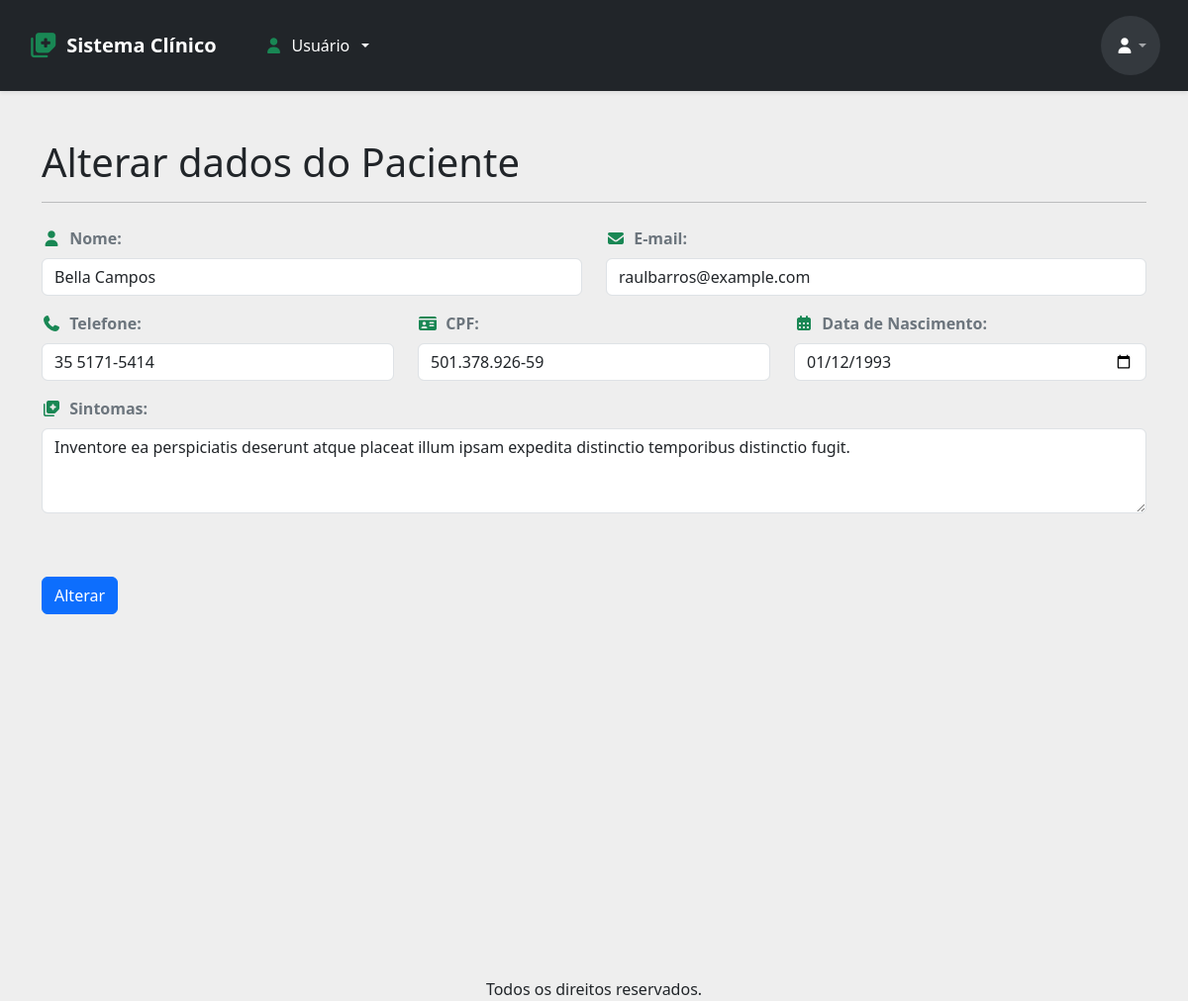
The app's page /alterarPaciente/162 (signed in) with its own data.
### apps/crud/models.py (models this page shows, shortened)
class Paciente(models.Model):
    codigo_paciente = models.AutoField(primary_key=True)
    nome = models.CharField(null=False, blank=False)
    cpf = models.CharField(max_length=14, unique=True, null=False, blank=False)
    email = models.EmailField(unique=True, null=False, blank=False)
    telefone = models.CharField(max_length=15, null=False, blank=False)
    data_nascimento = models.DateField(null=False, blank=False)
    sintomas = models.TextField(null=True, blank=True)

### apps/crud/views.py (the view)
# urls.py: path('alterarPaciente/<int:codigo_paciente>', views.alterar_paciente, name='alterar_paciente'),
@login_required
def alterar_paciente(request,codigo_paciente):
    paciente = Paciente.objects.get(codigo_paciente=codigo_paciente)
    if request.method == 'POST':
        form = PacienteForm(request.POST, instance=paciente)
        if form.is_valid():
            form.save()
            return redirect('index')
    else:
        form = PacienteForm(instance=paciente)
    return render(request, 'alterar_dados.html',{
        'form':form,
        'paciente':paciente,
    })

### apps/crud/templates/alterar_dados.html (shortened to what this page needs)
{% extends 'base-crud.html' %}
{% load static %}
{% block content %}
<h1 class="mt-5">
    Alterar dados do Paciente
</h1>
<hr>
<form action="{% url 'alterar_paciente' paciente.codigo_paciente %}" method="POST">
    {% include 'includes/form.html' %}
    <div class="d-flex justify-content-start mt-5 mb-5">
        <button type="submit" class="btn btn-primary">Alterar</button>
    </div>
</form>
{% endblock %}

### apps/crud/templates/includes/form.html (shortened to what this page needs)
<div class="row mt-4">
    <div class="col-12 col-md-6 mb-3">
        <label for="{{ form.nome.id_for_label }}" class="form-label fw-semibold text-secondary">
            <i class="fa-solid fa-user me-1 text-success"></i> Nome:
        </label>
        {{ form.nome }}
    </div>
    <div class="col-12 col-md-6 mb-3">
        <label for="{{ form.email.id_for_label }}" class="form-label fw-semibold text-secondary">
            <i class="fa-solid fa-envelope me-1 text-success"></i> E-mail:
        </label>
        {{ form.email }}
    </div>
    <div class="col-12 col-md-6 col-lg-4 mb-3">
        <label for="{{ form.telefone.id_for_label }}" class="form-label fw-semibold text-secondary">
            <i class="fa-solid fa-phone me-1 text-success"></i> Telefone:
        </label>
        {{ form.telefone }}
    </div>
    <div class="col-12 col-md-6 col-lg-4 mb-3">
        <label for="{{ form.cpf.id_for_label }}" class="form-label fw-semibold text-secondary">
            <i class="fa-solid fa-id-card me-1 text-success"></i> CPF:
        </label>
        {{ form.cpf }}
    </div>
    <div class="col-12 col-md-6 col-lg-4 mb-3">
        <label for="{{ form.data_nascimento.id_for_label }}" class="form-label fw-semibold text-secondary">
            <i class="fa-solid fa-calendar-days me-1 text-success"></i> Data de Nascimento:
        </label>
        {{ form.data_nascimento }}
    </div>
    <div class="col-12 mb-3">
        <label for="{{ form.sintomas.id_for_label }}" class="form-label fw-semibold text-secondary">
            <i class="fa-solid fa-notes-medical me-1 text-success"></i> Sintomas:
        </label>
        {{ form.sintomas }}
    </div>
</div>

### records on screen
Paciente: nome "Bella Campos", email "raulbarros@example.com", telefone "35 5171-5414", cpf "501.378.926-59", data_nascimento "01/12/1993", sintomas "Inventore ea perspiciatis deserunt atque placeat illum ipsam expedita distinctio temporibus distinctio fugit."
